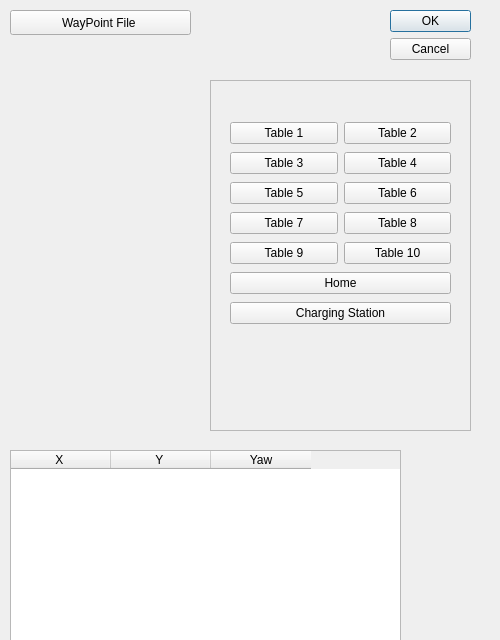
<?xml version="1.0" encoding="UTF-8"?>
<ui version="4.0">
 <class>Dialog</class>
 <widget class="QDialog" name="Dialog">
  <property name="geometry">
   <rect>
    <x>0</x>
    <y>0</y>
    <width>500</width>
    <height>640</height>
   </rect>
  </property>
  <property name="windowTitle">
   <string>Dialog</string>
  </property>
  <widget class="QDialogButtonBox" name="buttonBox">
   <property name="geometry">
    <rect>
     <x>390</x>
     <y>10</y>
     <width>81</width>
     <height>621</height>
    </rect>
   </property>
   <property name="orientation">
    <enum>Qt::Vertical</enum>
   </property>
   <property name="standardButtons">
    <set>QDialogButtonBox::Cancel|QDialogButtonBox::Ok</set>
   </property>
  </widget>
  <widget class="QPushButton" name="pushButton_0">
   <property name="geometry">
    <rect>
     <x>10</x>
     <y>10</y>
     <width>181</width>
     <height>25</height>
    </rect>
   </property>
   <property name="text">
    <string>WayPoint File </string>
   </property>
  </widget>
  <widget class="QFrame" name="frame">
   <property name="geometry">
    <rect>
     <x>210</x>
     <y>80</y>
     <width>261</width>
     <height>351</height>
    </rect>
   </property>
   <property name="frameShape">
    <enum>QFrame::StyledPanel</enum>
   </property>
   <property name="frameShadow">
    <enum>QFrame::Raised</enum>
   </property>
   <widget class="QWidget" name="gridLayoutWidget">
    <property name="geometry">
     <rect>
      <x>20</x>
      <y>40</y>
      <width>221</width>
      <height>213</height>
     </rect>
    </property>
    <layout class="QGridLayout" name="gridLayout">
     <item row="5" column="0" colspan="2">
      <widget class="QPushButton" name="pushButton_Home">
       <property name="text">
        <string>Home</string>
       </property>
      </widget>
     </item>
     <item row="0" column="0">
      <widget class="QPushButton" name="pushButton_1">
       <property name="text">
        <string>Table 1</string>
       </property>
      </widget>
     </item>
     <item row="2" column="0">
      <widget class="QPushButton" name="pushButton_5">
       <property name="text">
        <string>Table 5</string>
       </property>
      </widget>
     </item>
     <item row="3" column="0">
      <widget class="QPushButton" name="pushButton_7">
       <property name="text">
        <string>Table 7</string>
       </property>
      </widget>
     </item>
     <item row="3" column="1">
      <widget class="QPushButton" name="pushButton_8">
       <property name="text">
        <string>Table 8</string>
       </property>
      </widget>
     </item>
     <item row="1" column="0">
      <widget class="QPushButton" name="pushButton_3">
       <property name="text">
        <string>Table 3</string>
       </property>
      </widget>
     </item>
     <item row="0" column="1">
      <widget class="QPushButton" name="pushButton_2">
       <property name="text">
        <string>Table 2</string>
       </property>
      </widget>
     </item>
     <item row="1" column="1">
      <widget class="QPushButton" name="pushButton_4">
       <property name="text">
        <string>Table 4</string>
       </property>
      </widget>
     </item>
     <item row="2" column="1">
      <widget class="QPushButton" name="pushButton_6">
       <property name="text">
        <string>Table 6</string>
       </property>
      </widget>
     </item>
     <item row="6" column="0" colspan="2">
      <widget class="QPushButton" name="pushButton_Charge">
       <property name="text">
        <string>Charging Station</string>
       </property>
      </widget>
     </item>
     <item row="4" column="0">
      <widget class="QPushButton" name="pushButton_9">
       <property name="text">
        <string>Table 9</string>
       </property>
      </widget>
     </item>
     <item row="4" column="1">
      <widget class="QPushButton" name="pushButton_10">
       <property name="text">
        <string>Table 10</string>
       </property>
      </widget>
     </item>
    </layout>
   </widget>
  </widget>
  <widget class="QTableWidget" name="waypoint_tableWidget">
   <property name="geometry">
    <rect>
     <x>10</x>
     <y>450</y>
     <width>391</width>
     <height>192</height>
    </rect>
   </property>
   <column>
    <property name="text">
     <string>X </string>
    </property>
   </column>
   <column>
    <property name="text">
     <string>Y </string>
    </property>
   </column>
   <column>
    <property name="text">
     <string>Yaw</string>
    </property>
   </column>
  </widget>
  <widget class="QLabel" name="label">
   <property name="geometry">
    <rect>
     <x>30</x>
     <y>70</y>
     <width>161</width>
     <height>91</height>
    </rect>
   </property>
   <property name="text">
    <string/>
   </property>
  </widget>
  <widget class="PlotWidget" name="graphWidget" native="true">
   <property name="geometry">
    <rect>
     <x>10</x>
     <y>190</y>
     <width>181</width>
     <height>80</height>
    </rect>
   </property>
  </widget>
 </widget>
 <customwidgets>
  <customwidget>
   <class>PlotWidget</class>
   <extends>QWidget</extends>
   <header location="global">pyqtgraph</header>
   <container>1</container>
  </customwidget>
 </customwidgets>
 <resources/>
 <connections>
  <connection>
   <sender>buttonBox</sender>
   <signal>accepted()</signal>
   <receiver>Dialog</receiver>
   <slot>accept()</slot>
   <hints>
    <hint type="sourcelabel">
     <x>248</x>
     <y>254</y>
    </hint>
    <hint type="destinationlabel">
     <x>157</x>
     <y>274</y>
    </hint>
   </hints>
  </connection>
  <connection>
   <sender>buttonBox</sender>
   <signal>rejected()</signal>
   <receiver>Dialog</receiver>
   <slot>reject()</slot>
   <hints>
    <hint type="sourcelabel">
     <x>316</x>
     <y>260</y>
    </hint>
    <hint type="destinationlabel">
     <x>286</x>
     <y>274</y>
    </hint>
   </hints>
  </connection>
 </connections>
</ui>
